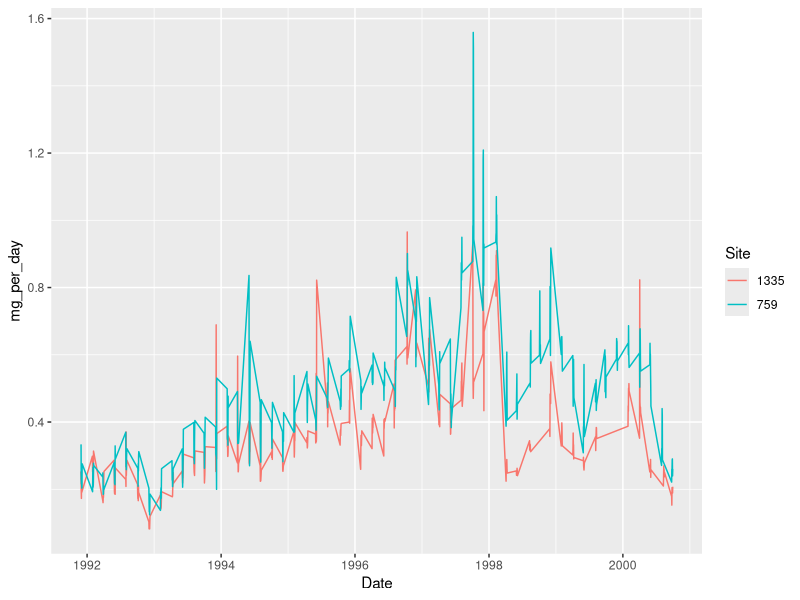
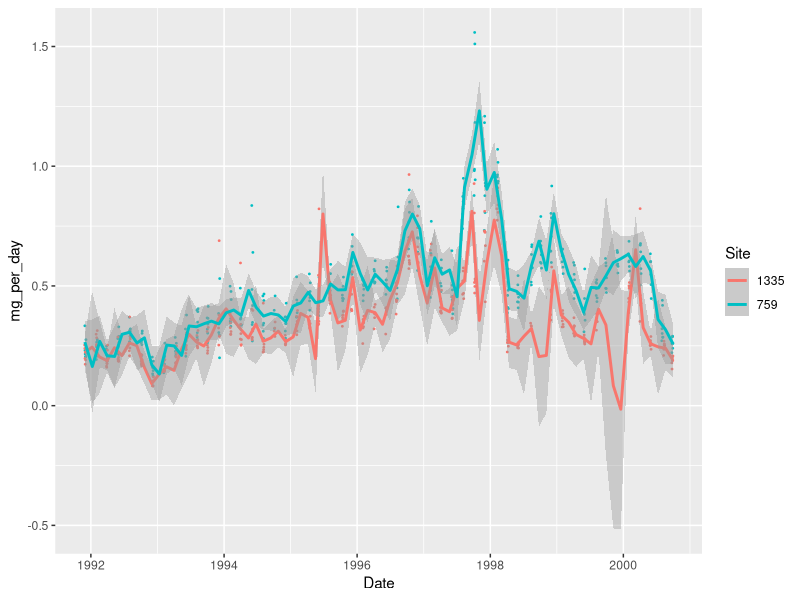
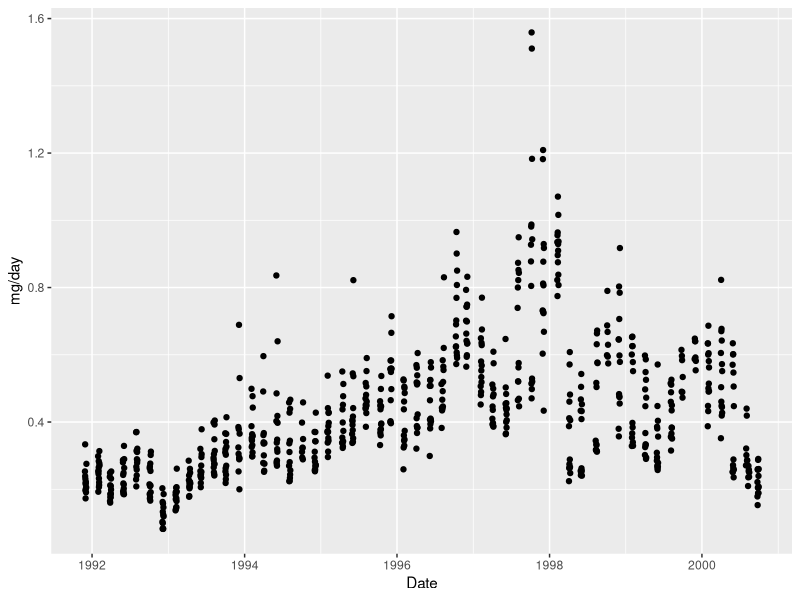

Write the R code that produced these figures, in order.
## ---- chunk 1
knitr::opts_chunk$set(collapse = TRUE, warnings = FALSE)
## ---- chunk 2
library(tidyverse)
library(lubridate)
## ---- chunk 3
library(readxl)
# only one sheet
analytes <- read_excel("Data workshop.xlsx", sheet = 2)
# excel_sheets() shows the sheet names
excel_sheets("Data workshop.xlsx")
## ---- chunk 4
library(purrr)
analytes <- map_dfr(excel_sheets("Data workshop.xlsx")[2:3],
                    ~ read_excel("Data workshop.xlsx", sheet = .x))
## ---- chunk 5
# all same compound
analytes$Analyte <- "x"

# easier names
library(dplyr)
analytes <- rename(analytes, Site = 1, Date = 3, mg_per_day = 7)

# site shouldn't be numeric
analytes <- mutate(analytes, Site = as.character(Site))
## ---- chunk 6
library(ggplot2)
ggplot(analytes, 
       aes(x = Date, y = mg_per_day, colour = Site)) +
  geom_line()
# line plot is not great because of the periodicity (bursts of sampling)

# smooth line that doesn't smooth too much:
ggplot(analytes, aes(x = Date, y = mg_per_day, colour = Site)) +
  geom_point(size = 0.3) +
  geom_smooth(span = 0.05)
# careful: creates artificial dip in site 1335 to fit the data.
# confidence interval shows uncertainty.
## ---- chunk 7
chem <- read_csv("tailored_data_R.csv") 
head(chem)
## ---- chunk 8
chem$`Site code` <- as.factor(chem$`Site code`)
chem$Analyte <- as.factor(chem$Analyte)
chem$Date <- as.Date(chem$Date, format =  "%d/%m/%Y")

head(chem)
## ---- chunk 9
ggplot(data = chem,
       aes(x = Date,
           y = `mg/day`)) +
   geom_point()
